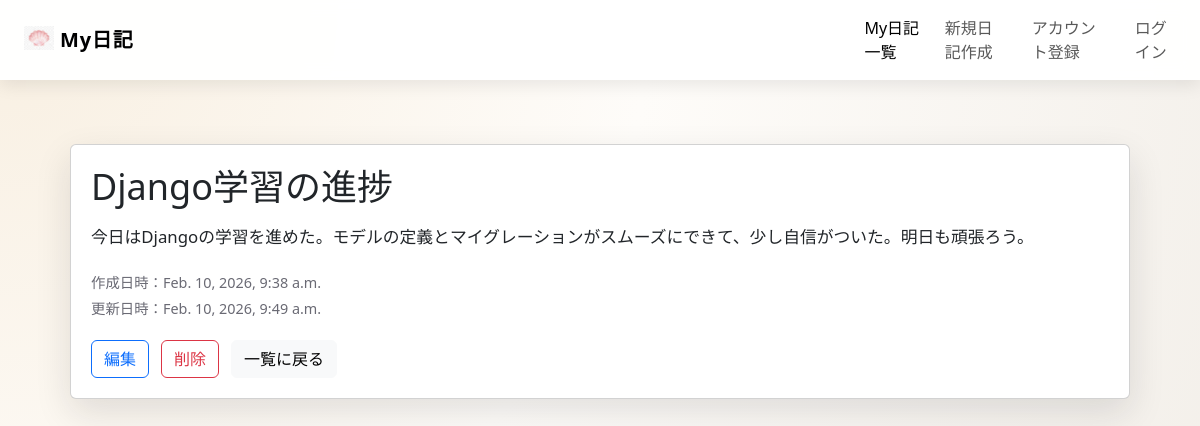
Screenshot of /diary/9/ with the database file from the repository.
### diary/models.py (models this page shows, shortened)
class Diary(models.Model):
    user = models.ForeignKey(settings.AUTH_USER_MODEL, on_delete=models.CASCADE, related_name='diaries')
    title = models.CharField(max_length=200)
    content = models.TextField()
    created_at = models.DateTimeField(auto_now_add=True)
    updated_at = models.DateTimeField(auto_now=True)
    is_public = models.BooleanField(default=False)
    class Meta:
        verbose_name = '日記のデータ'

### diary/views.py (the view)
# urls.py: path('diary/<int:pk>/', views.DiaryDetailView.as_view(), name='diary-detail'),
class DiaryDetailView(DetailView):
    template_name = 'diary/diary_detail.html'
    model = Diary
    def get_queryset(self):
        if self.request.user.is_authenticated:
            return Diary.objects.filter(Q(is_public=True) | Q(user=self.request.user))
        return Diary.objects.filter(is_public=True)

### diary/templates/diary/diary_detail.html (shortened to what this page needs)
{% extends 'base.html' %}
{% block content %}
    <section class="page-section">
        <article class="card diary-detail-card">
            <h1 class="detail-title">{{ diary.title }}</h1>
            <p class="detail-content">{{ diary.content }}</p>
            <div class="card-meta">
                <span>作成日時：{{ diary.created_at }}</span>
                <span>更新日時：{{ diary.updated_at }}</span>
            </div>
            <div class="action-row">
                <a href="{% url 'diary-update' diary.pk %}" class="btn btn-outline-primary">編集</a>
                <a href="{% url 'diary-delete' diary.pk %}" class="btn btn-outline-danger">削除</a>
                <a href="{% url 'diary-list' %}" class="btn btn-light">一覧に戻る</a>
            </div>
        </article>
    </section>
{% endblock %}

### static/css/base.css (style rules this page uses)
* { margin: 0; padding: 0; box-sizing: border-box; }
:root { --ink: #1f1f24; --muted: #6a6a74; --accent: #2f6f6a; --accent-strong: #1f5a55; --accent-warm: #d0a353; --paper: #fbf7f0; --card: #ffffff; --line: #e4ddcf; --shadow: 0 14px 36px rgba(27, 27, 35, 0.12); --radius: 16px; }
body { font-family: "Klee One", "Shippori Mincho", "Hiragino Mincho ProN", "Yu Mincho", serif; color: var(--ink); background: radial-gradient(circle at top left, #f8efe1, #fefcf9 45%, #f1ede7); min-height: 100vh; }
a { color: inherit; text-decoration: none; }
.page-section { margin-top: 24px; }
.card { background: var(--card); border-radius: var(--radius); padding: 20px; box-shadow: var(--shadow); border: 1px solid var(--line); }
.card-meta { color: var(--muted); font-size: 0.9rem; display: flex; flex-direction: column; gap: 4px; }
.detail-title { font-size: clamp(2rem, 3vw, 2.6rem); margin-bottom: 14px; }
.detail-content { font-size: 1.05rem; line-height: 1.8; margin-bottom: 20px; }
.action-row { display: flex; flex-wrap: wrap; gap: 12px; margin-top: 20px; }
.btn-outline-primary { border-color: var(--accent); color: var(--accent); }
.btn-light { border: 1px solid var(--line); }

### rows the page displays
Diary: title "Django学習の進捗", content "今日はDjangoの学習を進めた。モデルの定義とマイグレーションがスムーズにできて、少し自信がついた。明日も頑張ろう。", created_at "Feb. 10, 2026, 9:38 a.m.", updated_at "Feb. 10, 2026, 9:49 a.m."
